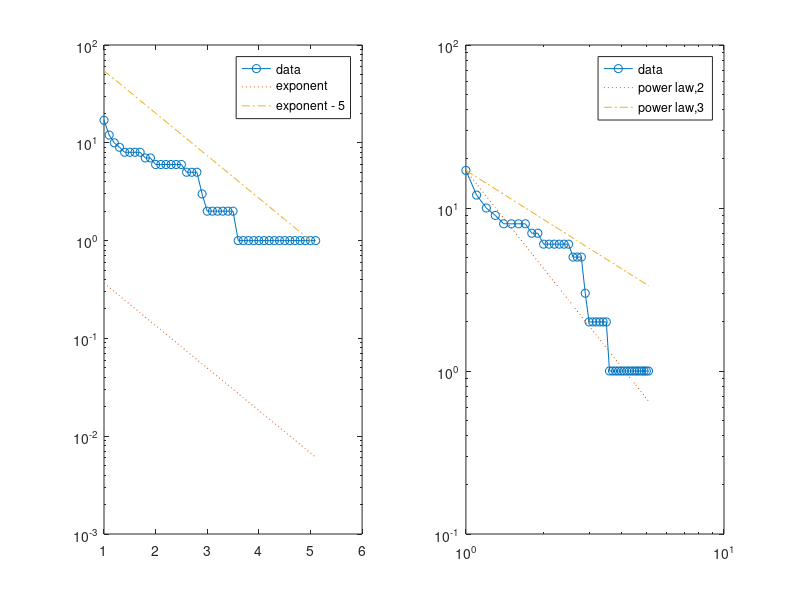

This chart was generated by the following MATLAB code: (Note: this script raises an error after producing the figure.)
%% VALIDATING THE KANGAROO DATASET (Prestige-based Attachment Model)
% Bijan Ranjbar-Sahraei
%
% <<kangaroo.jpg>>
%
% frequencies of observed physical proximities among a collection of 17 
% free-ranging grey kangaroos. 
% Observations were made in the Nadgee Nature Reserve in New South Wales. 
%
% Source: <http://moreno.ss.uci.edu/data.html#kangaroo>

%% Importing Data
clear all
load kangaroo_data.mat

%% Preprocessing 
% Preprocessing the data to make it lower triangular and normalized.
n = size(data,1);
data_tril = tril(data,-1);

%% 
% Whenever an agent doesn't have any decendent, we give it a self loop.
for i = 1 : n
    if sum(data_tril(i,:)) == 0
        data_tril(i,i) = 1;
    end
end
data_normalized = data_tril ./ (sum(data_tril,2) * ones(1,n)) ;


%% 
% Extracting the network hierarchy
H = data_normalized > 0;
W_tril = tril(data_normalized,-1);
W = W_tril + W_tril';
for i = 1 : n
    if sum(W_tril(i,:)) == 0
        W(i,i) = 1;
    end
end

%% Degree Distribution
% Here we compare the degree distribution with exponential and power law
% distributions.

ccdf_x = 1:.1:max(sum(W,2));  % the partitions of the x-axis
df_hist = hist(sum(W,2),ccdf_x);
ccdf_hist = cumsum(df_hist(end:-1:1));
ccdf_hist = ccdf_hist(end:-1:1);  % computing the cummulative degree distribution
subplot(121)
semilogy(ccdf_x, ccdf_hist,'-o')
hold on
semilogy(ccdf_x, exp(-ccdf_x),':')  % approximation of power law
semilogy(ccdf_x, exp(5-ccdf_x),'-.')  % approximation of power law
legend('data','exponent','exponent - 5')


subplot(122)
loglog(ccdf_x, ccdf_hist,'-o')
hold on
loglog(ccdf_x, n * ccdf_x.^(-2),':')  % approximation of power law
loglog(ccdf_x, n * ccdf_x.^(-1),'-.')  % approximation of power law
legend('data','power law,2','power law,3')



%% Strength Distribution Predictions
% Using the hierarchy network, we generate the PA model and compare the
% predicted strength distributions and real distribution.
Wg = genericModel(H,'PA');

ccdf_x_g = 1:.1:max(sum(Wg,2));  % the partitions of the x-axis
df_hist_g = hist(sum(Wg,2),ccdf_x_g);
ccdf_hist_g = cumsum(df_hist_g(end:-1:1));
ccdf_hist_g = ccdf_hist_g(end:-1:1);  % computing the cummulative degree distribution


figure('OuterPosition', [400 400 250 250])

loglog(ccdf_x,ccdf_hist,'o')
hold on
loglog(ccdf_x_g,ccdf_hist_g,'*')
legend('Real-World Data','PBA predictions')

xlabel('node strength')
ylabel('frequency')

set(gcf,'PaperPositionMode','auto'); print('figs/kangaroo_distribution','-depsc','-tiff')


%% Edge Comparison
% In the previous section we showed the predictions of strength
% distributions. In this section, we compare the single weights with each
% other.

edges = tril(W,-1);
edgesG = tril(Wg,-1);



figure('OuterPosition', [400 400 250 250])

plot(edges(:),edgesG(:),'o'); lsline
xlabel('edge weights')
ylabel('estimate edge weights')

set(gcf,'PaperPositionMode','auto'); print('figs/kangaroo_regression','-depsc','-tiff')

%% Regression in LOGLOG Scale

array1 = edges(:);
array2 = edgesG(:);
validdata1 = ~isnan(array1);
validdata2 = ~isnan(array2);
validdataBoth = validdata1 & validdata2;
keep1 = array1(validdataBoth);
keep2 = array2(validdataBoth); 

b = polyfit(keep1, keep2, 1);

figure;loglog(keep1,keep2,'o'); 
polyline = exp(b(2)) .* keep1.^b(1);
hold on
loglog(keep1, polyline)
mina = min(min(keep1(keep1>0)),min(keep2(keep2>0)));
xlim([mina 1.0]);
ylim([mina 1.0]);